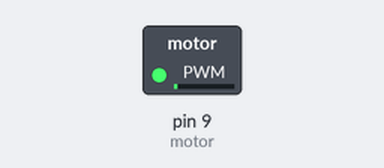
Recording of a sketch running on a simulated Arduino Uno, built with avr-gcc and run on an emulated ATmega328P. Parts: switched loads named in the sketch (green lamp = pin HIGH).

Above: at 0.05 s.
At 0.95 s:
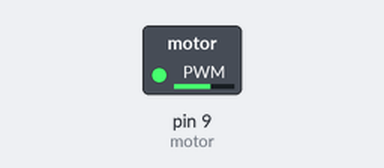
At 1.4 s:
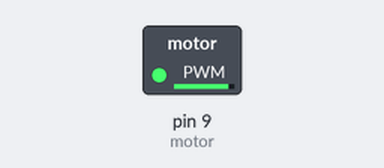
At 2.75 s:
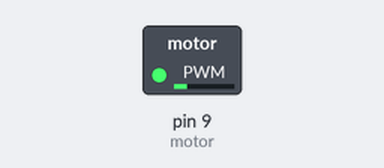
Timing chart, 0 to 7.0 s (numbered marks = the images above):
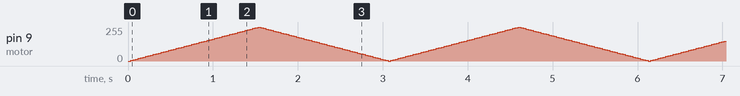

The sketch:

sketch_may27a.ino
```cpp
int motor = 9;
int speed = 0;
int speedAmount = 5;

void setup() {
  pinMode(motor, OUTPUT);
  }

void loop() {
  analogWrite(motor, speed);
  speed = speed + speedAmount;
  if (speed <= 0 || speed >= 255) {
    speedAmount = -speedAmount;
  }
  delay(30);
}
```
